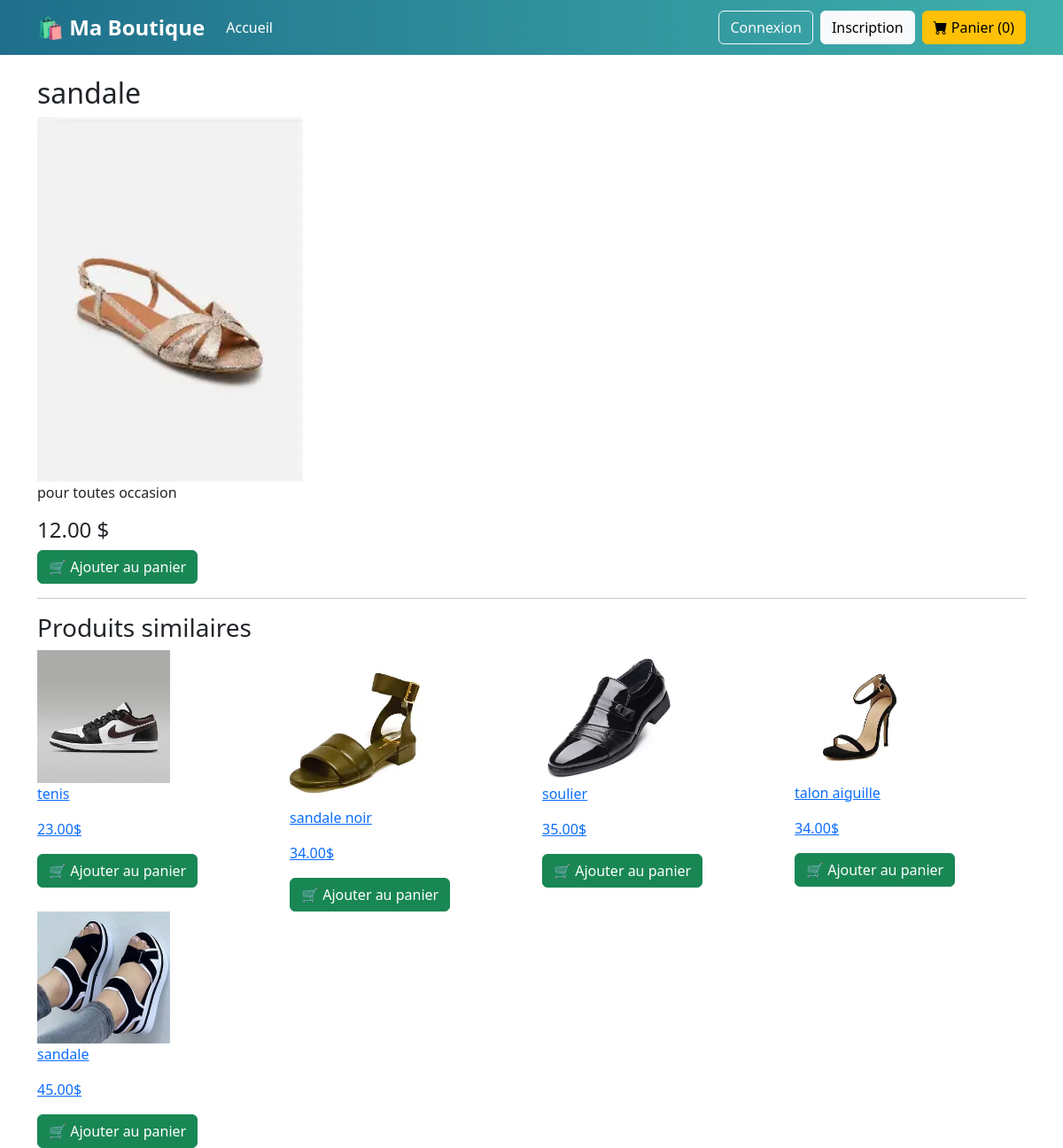
/product/1/, run on the app's committed database.
### trade/models.py (models this page shows, shortened)
class Product(models.Model):
    category = models.ForeignKey(Category, on_delete=models.CASCADE)
    name = models.CharField(max_length=200)
    description = models.TextField()
    price = models.DecimalField(max_digits=8, decimal_places=2)
    stock = models.PositiveIntegerField(default=0)
    image = models.ImageField(upload_to='products/')

### trade/views.py (the view)
# urls.py: path('product/<int:id>/', views.product_detail, name='detail'),
def product_detail(request, id):
    product = get_object_or_404(Product, id=id)
    related_products = Product.objects.filter(category=product.category).exclude(id=id)
    return render(request, 'trade/detail.html', {
        'product': product,
        'related_products': related_products
    })

### trade/templates/trade/detail.html
{% extends 'trade/base.html' %}
{% block content %}
<h2>{{ product.name }}</h2>
<img src="{{ product.image.url }}" width="300">
<p>{{ product.description }}</p>
<h4>{{ product.price }} $</h4>
<a href="{% url 'add_to_cart' product.id %}" class="btn btn-success">
    🛒 Ajouter au panier
</a>
<hr>
<h3>Produits similaires</h3>
<div class="row">
{% for p in related_products %}
<div class="col-md-3">
    <a href="{% url 'detail' p.id %}">
        <img src="{{ p.image.url }}" width="150">
        <p>{{ p.name }}</p>
        <p>{{ p.price }}$</p>
    </a>
    <a href="{% url 'add_to_cart' product.id %}" class="btn btn-success">
        🛒 Ajouter au panier
    </a>
</div>
{% endfor %}
</div>
{% endblock %}

### data on the page
Product: name "sandale", image (picture), description "pour toutes occasion", price "12.00"
Product: image (picture), name "tenis", price "23.00"
Product: image (picture), name "sandale noir", price "34.00"
Product: image (picture), name "soulier", price "35.00"
Product: image (picture), name "talon aiguille", price "34.00"
Product: image (picture), name "sandale", price "45.00"

### other printed values
{{ request.session.cart|length|default:0 }} "0"
